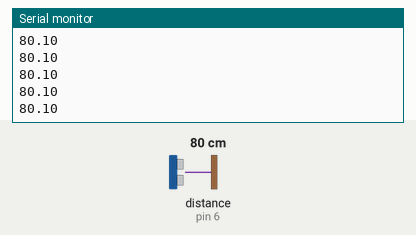
Recording of a sketch running on a simulated Arduino Uno, built with avr-gcc and run on an emulated ATmega328P. Parts: the last lines printed to the serial monitor. Wiring (inferred from the names in the program): ultrasonic range finder: trigger pin 7; echo pin 6. Inputs (shaded band) come from the test bench; at power-on: distance to the obstacle (sensor on pin 6) 80 cm. The echo pulse lasts 58.3 µs per cm.

Above: at 1.2 s.
1.3 s: distance to the obstacle (sensor on pin 6) set to 2 cm
At 1.38 s:
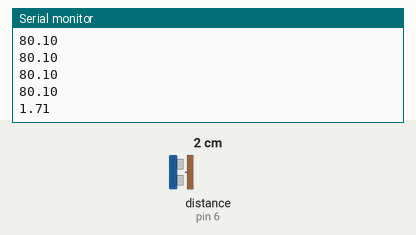
2.8 s: distance to the obstacle (sensor on pin 6) set to 4 cm
At 2.89 s:
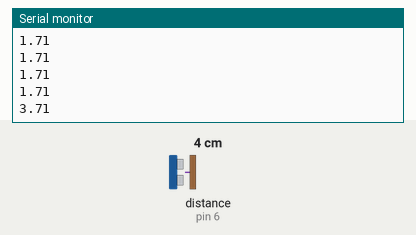
Timing chart, 0 to 5.8 s (numbered marks = the images above; inputs shaded):
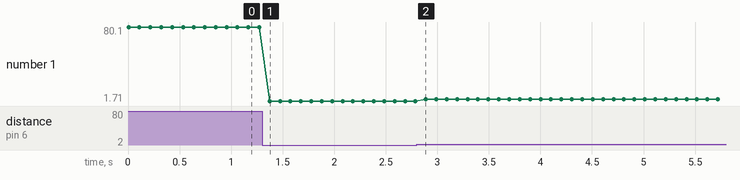

The sketch:

distance_measurement.ino
```cpp
#define TRIG_PIN 7
#define ECHO_PIN 6

long timeInMicro=0;
double distanceInCm = 0;

void setup()
{
  pinMode(TRIG_PIN,OUTPUT);
  pinMode(ECHO_PIN,INPUT);
  Serial.begin(9600);
}

void loop()
{
  digitalWrite(TRIG_PIN, LOW);
  delayMicroseconds(2);
  digitalWrite(TRIG_PIN, HIGH);
  delayMicroseconds(10);
  digitalWrite(TRIG_PIN, LOW);

  timeInMicro = pulseIn(ECHO_PIN, HIGH);
  distanceInCm =  timeInMicro / 29.0 / 2.0 ;
  Serial.println(distanceInCm);
  delay(100);

}
```

Measured:
- after the input at 1.3 s, the serial monitor: prints a new line after 0.07 s (image 1)
- after the input at 2.8 s, the serial monitor: prints a new line after 0.09 s (image 2)
- plotted number 1: 80.1 → 1.71 after the input at 1.3 s, 1.71 → 3.71 after the input at 2.8 s
